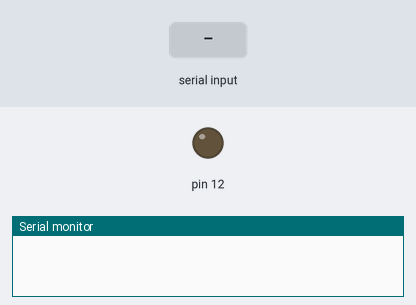
Simulated run of this sketch. Board: Arduino Uno, built with avr-gcc and run on an emulated ATmega328P. On the bench: output pins drawn as LEDs (lit = HIGH), the last lines printed to the serial monitor. The test bench sets the inputs (shaded band).

Above: at 1.2 s.
1.3 s: "h" received over Serial
At 2.4 s:
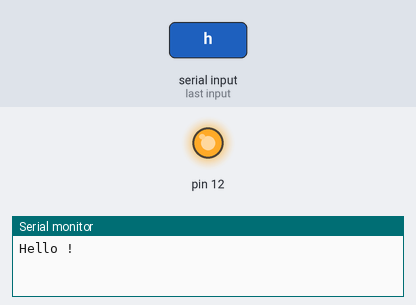
2.9 s: "1" received over Serial
At 3.6 s:
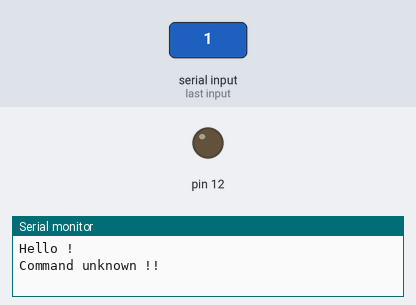
Timing chart, 0 to 5.9 s (numbered marks = the images above; inputs shaded):
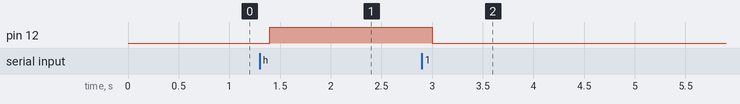

Measured:
- after the input at 1.3 s, pin 12: LOW → HIGH after 0.10 s
- after the input at 2.9 s, pin 12: HIGH → LOW after 0.10 s

The sketch:

serial.ino
```cpp
int message = 0;

int t = 0;

void setup() {
  Serial.begin(9600);

  pinMode(12, OUTPUT);
}

void loop() {

  if(Serial.available())
  {
    message = Serial.read();
    Serial.flush();

    if(message == 'h')
    {
      Serial.println("Hello !");
      digitalWrite(12, HIGH);
    }
    else
    {
      Serial.println("Command unknown !!");
      digitalWrite(12, LOW);
    }
  }

  delay(200);
}
```
